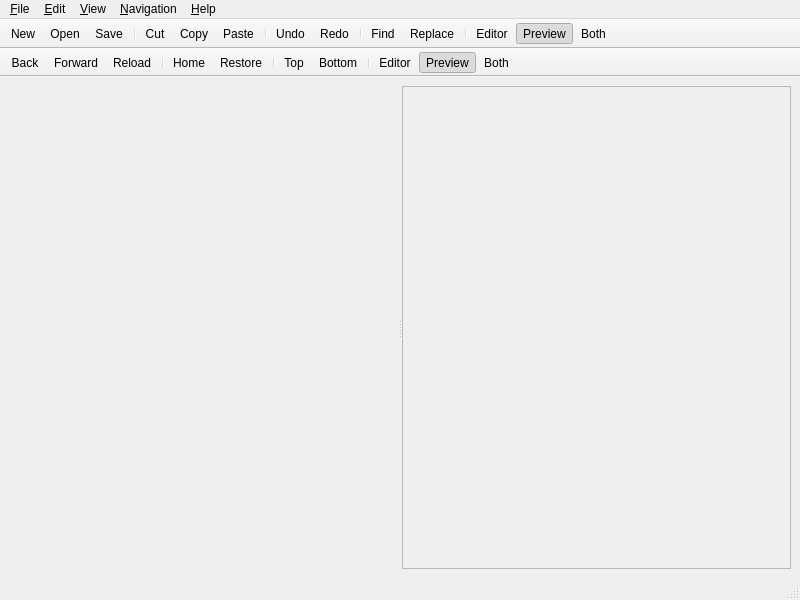
<?xml version="1.0" encoding="UTF-8"?>
<ui version="4.0">
 <class>MainWindow</class>
 <widget class="QMainWindow" name="MainWindow">
  <property name="geometry">
   <rect>
    <x>0</x>
    <y>0</y>
    <width>800</width>
    <height>600</height>
   </rect>
  </property>
  <property name="windowTitle">
   <string>MarkDown Editor</string>
  </property>
  <property name="windowIcon">
   <iconset resource="Images.qrc">
    <normaloff>:/Help/Images/logo.png</normaloff>:/Help/Images/logo.png</iconset>
  </property>
  <widget class="QWidget" name="centralwidget">
   <layout class="QHBoxLayout" name="horizontalLayout">
    <item>
     <widget class="QSplitter" name="splitter">
      <property name="orientation">
       <enum>Qt::Horizontal</enum>
      </property>
      <widget class="MyWebEngineView" name="webEngineView" native="true">
       <property name="contextMenuPolicy">
        <enum>Qt::NoContextMenu</enum>
       </property>
      </widget>
      <widget class="MysciScintilla" name="sciScintilla">
       <property name="frameShape">
        <enum>QFrame::StyledPanel</enum>
       </property>
       <property name="frameShadow">
        <enum>QFrame::Raised</enum>
       </property>
      </widget>
     </widget>
    </item>
   </layout>
  </widget>
  <widget class="QMenuBar" name="menubar">
   <property name="geometry">
    <rect>
     <x>0</x>
     <y>0</y>
     <width>800</width>
     <height>23</height>
    </rect>
   </property>
   <widget class="QMenu" name="menu_File">
    <property name="title">
     <string>&amp;File</string>
    </property>
    <widget class="QMenu" name="menu_File_Attribute">
     <property name="title">
      <string>F&amp;ile Attribute</string>
     </property>
     <widget class="QMenu" name="menu_Line_Separators">
      <property name="title">
       <string>&amp;Line Separators</string>
      </property>
      <addaction name="action_CRLF_Windows"/>
      <addaction name="action_LF_Unix"/>
      <addaction name="action_CR_MacOS"/>
     </widget>
     <addaction name="action_Encoding"/>
     <addaction name="action_Read_Only"/>
     <addaction name="menu_Line_Separators"/>
    </widget>
    <addaction name="action_New"/>
    <addaction name="action_Open"/>
    <addaction name="action_Open_Folder"/>
    <addaction name="separator"/>
    <addaction name="action_Save"/>
    <addaction name="action_Save_As"/>
    <addaction name="action_Rename"/>
    <addaction name="separator"/>
    <addaction name="action_Reload"/>
    <addaction name="action_Close"/>
    <addaction name="separator"/>
    <addaction name="action_Setting"/>
    <addaction name="menu_File_Attribute"/>
    <addaction name="separator"/>
    <addaction name="action_Exit"/>
   </widget>
   <widget class="QMenu" name="menu_Edit">
    <property name="title">
     <string>&amp;Edit</string>
    </property>
    <addaction name="action_Undo"/>
    <addaction name="action_Redo"/>
    <addaction name="separator"/>
    <addaction name="action_Cut"/>
    <addaction name="action_Copy"/>
    <addaction name="action_Paste"/>
    <addaction name="action_Delete"/>
    <addaction name="action_Select_All"/>
    <addaction name="separator"/>
    <addaction name="action_Find"/>
    <addaction name="action_Replace"/>
    <addaction name="action_Goto"/>
    <addaction name="separator"/>
    <addaction name="action_Always_On_Top"/>
    <addaction name="action_Word_Wrap"/>
   </widget>
   <widget class="QMenu" name="menu_View">
    <property name="title">
     <string>&amp;View</string>
    </property>
    <addaction name="action_Editor"/>
    <addaction name="action_Preview"/>
    <addaction name="action_Both"/>
   </widget>
   <widget class="QMenu" name="menu_Help">
    <property name="title">
     <string>&amp;Help</string>
    </property>
    <widget class="QMenu" name="menu_Language">
     <property name="title">
      <string>&amp;Language</string>
     </property>
     <addaction name="action_Chinese"/>
     <addaction name="action_English"/>
    </widget>
    <addaction name="action_Help"/>
    <addaction name="menu_Language"/>
    <addaction name="separator"/>
    <addaction name="action_About"/>
    <addaction name="action_About_MarkDown"/>
   </widget>
   <widget class="QMenu" name="menu_Navigation">
    <property name="title">
     <string>&amp;Navigation</string>
    </property>
    <addaction name="action_Back"/>
    <addaction name="action_Forward"/>
    <addaction name="action_Reload_MarkDown"/>
    <addaction name="separator"/>
    <addaction name="action_Home"/>
    <addaction name="action_Restore"/>
    <addaction name="separator"/>
    <addaction name="action_Top"/>
    <addaction name="action_Bottom"/>
   </widget>
   <addaction name="menu_File"/>
   <addaction name="menu_Edit"/>
   <addaction name="menu_View"/>
   <addaction name="menu_Navigation"/>
   <addaction name="menu_Help"/>
  </widget>
  <widget class="QStatusBar" name="statusbar"/>
  <widget class="QToolBar" name="toolBar_Editor">
   <property name="windowTitle">
    <string>toolBar_Editor</string>
   </property>
   <property name="movable">
    <bool>false</bool>
   </property>
   <attribute name="toolBarArea">
    <enum>TopToolBarArea</enum>
   </attribute>
   <attribute name="toolBarBreak">
    <bool>false</bool>
   </attribute>
   <addaction name="action_New"/>
   <addaction name="action_Open"/>
   <addaction name="action_Save"/>
   <addaction name="separator"/>
   <addaction name="action_Cut"/>
   <addaction name="action_Copy"/>
   <addaction name="action_Paste"/>
   <addaction name="separator"/>
   <addaction name="action_Undo"/>
   <addaction name="action_Redo"/>
   <addaction name="separator"/>
   <addaction name="action_Find"/>
   <addaction name="action_Replace"/>
   <addaction name="separator"/>
   <addaction name="action_Editor"/>
   <addaction name="action_Preview"/>
   <addaction name="action_Both"/>
  </widget>
  <widget class="QToolBar" name="toolBar_Preview">
   <property name="windowTitle">
    <string>toolBar_Preview</string>
   </property>
   <property name="movable">
    <bool>false</bool>
   </property>
   <attribute name="toolBarArea">
    <enum>TopToolBarArea</enum>
   </attribute>
   <attribute name="toolBarBreak">
    <bool>true</bool>
   </attribute>
   <addaction name="action_Back"/>
   <addaction name="action_Forward"/>
   <addaction name="action_Reload_MarkDown"/>
   <addaction name="separator"/>
   <addaction name="action_Home"/>
   <addaction name="action_Restore"/>
   <addaction name="separator"/>
   <addaction name="action_Top"/>
   <addaction name="action_Bottom"/>
   <addaction name="separator"/>
   <addaction name="action_Editor"/>
   <addaction name="action_Preview"/>
   <addaction name="action_Both"/>
  </widget>
  <action name="action_Open">
   <property name="icon">
    <iconset resource="Images.qrc">
     <normaloff>:/File/Images/fileopen.png</normaloff>:/File/Images/fileopen.png</iconset>
   </property>
   <property name="text">
    <string>&amp;Open...</string>
   </property>
   <property name="statusTip">
    <string>Open a Markdown file</string>
   </property>
   <property name="shortcut">
    <string>Ctrl+O</string>
   </property>
  </action>
  <action name="action_New">
   <property name="icon">
    <iconset resource="Images.qrc">
     <normaloff>:/File/Images/filenew.png</normaloff>:/File/Images/filenew.png</iconset>
   </property>
   <property name="text">
    <string>&amp;New...</string>
   </property>
   <property name="statusTip">
    <string>New a Markdown file</string>
   </property>
   <property name="shortcut">
    <string>Ctrl+N</string>
   </property>
  </action>
  <action name="action_Save">
   <property name="icon">
    <iconset resource="Images.qrc">
     <normaloff>:/File/Images/filesave.png</normaloff>:/File/Images/filesave.png</iconset>
   </property>
   <property name="text">
    <string>&amp;Save</string>
   </property>
   <property name="statusTip">
    <string>Save the Markdown file</string>
   </property>
   <property name="shortcut">
    <string>Ctrl+S</string>
   </property>
  </action>
  <action name="action_Save_As">
   <property name="text">
    <string>Save &amp;As...</string>
   </property>
   <property name="statusTip">
    <string>Save the Markdown file as...</string>
   </property>
  </action>
  <action name="action_Exit">
   <property name="text">
    <string>E&amp;xit</string>
   </property>
   <property name="statusTip">
    <string>Exit the application</string>
   </property>
  </action>
  <action name="action_Close">
   <property name="text">
    <string>&amp;Close</string>
   </property>
   <property name="statusTip">
    <string>Close the Markdown file</string>
   </property>
   <property name="shortcut">
    <string>Ctrl+W</string>
   </property>
  </action>
  <action name="action_Rename">
   <property name="text">
    <string>&amp;Rename...</string>
   </property>
   <property name="statusTip">
    <string>Rename the Markdown file</string>
   </property>
  </action>
  <action name="action_Reload">
   <property name="icon">
    <iconset resource="Images.qrc">
     <normaloff>:/File/Images/filereload.png</normaloff>:/File/Images/filereload.png</iconset>
   </property>
   <property name="text">
    <string>R&amp;eload</string>
   </property>
   <property name="statusTip">
    <string>Reload the file from the hard disk</string>
   </property>
   <property name="shortcut">
    <string>Ctrl+Alt+R</string>
   </property>
  </action>
  <action name="action_Setting">
   <property name="icon">
    <iconset resource="Images.qrc">
     <normaloff>:/File/Images/filesetting.png</normaloff>:/File/Images/filesetting.png</iconset>
   </property>
   <property name="text">
    <string>Se&amp;tting...</string>
   </property>
   <property name="statusTip">
    <string>Configure the application</string>
   </property>
   <property name="shortcut">
    <string>Ctrl+Alt+S</string>
   </property>
  </action>
  <action name="action_Encoding">
   <property name="text">
    <string>&amp;Encoding</string>
   </property>
   <property name="statusTip">
    <string>Set the file encoding</string>
   </property>
  </action>
  <action name="action_Read_Only">
   <property name="checkable">
    <bool>true</bool>
   </property>
   <property name="text">
    <string>&amp;Read Only</string>
   </property>
   <property name="statusTip">
    <string>Set the file's read-only property</string>
   </property>
  </action>
  <action name="action_Undo">
   <property name="icon">
    <iconset resource="Images.qrc">
     <normaloff>:/Edit/Images/editundo.png</normaloff>:/Edit/Images/editundo.png</iconset>
   </property>
   <property name="text">
    <string>&amp;Undo</string>
   </property>
   <property name="statusTip">
    <string>Undo the last action</string>
   </property>
   <property name="shortcut">
    <string>Ctrl+Z</string>
   </property>
  </action>
  <action name="action_Redo">
   <property name="icon">
    <iconset resource="Images.qrc">
     <normaloff>:/Edit/Images/editredo.png</normaloff>:/Edit/Images/editredo.png</iconset>
   </property>
   <property name="text">
    <string>&amp;Redo</string>
   </property>
   <property name="statusTip">
    <string>Redo the last undo action</string>
   </property>
   <property name="shortcut">
    <string>Ctrl+Y</string>
   </property>
  </action>
  <action name="action_Cut">
   <property name="icon">
    <iconset resource="Images.qrc">
     <normaloff>:/Edit/Images/editcut.png</normaloff>:/Edit/Images/editcut.png</iconset>
   </property>
   <property name="text">
    <string>Cu&amp;t</string>
   </property>
   <property name="statusTip">
    <string>Cut to the clipboard</string>
   </property>
   <property name="shortcut">
    <string>Ctrl+X</string>
   </property>
  </action>
  <action name="action_Copy">
   <property name="icon">
    <iconset resource="Images.qrc">
     <normaloff>:/Edit/Images/editcopy.png</normaloff>:/Edit/Images/editcopy.png</iconset>
   </property>
   <property name="text">
    <string>&amp;Copy</string>
   </property>
   <property name="statusTip">
    <string>Copy to the clipboard</string>
   </property>
   <property name="shortcut">
    <string>Ctrl+C</string>
   </property>
  </action>
  <action name="action_Paste">
   <property name="icon">
    <iconset resource="Images.qrc">
     <normaloff>:/Edit/Images/editpaste.png</normaloff>:/Edit/Images/editpaste.png</iconset>
   </property>
   <property name="text">
    <string>&amp;Paste</string>
   </property>
   <property name="statusTip">
    <string>Paste from the clipboard</string>
   </property>
   <property name="shortcut">
    <string>Ctrl+V</string>
   </property>
  </action>
  <action name="action_Delete">
   <property name="text">
    <string>&amp;Delete</string>
   </property>
   <property name="statusTip">
    <string>Delete the selected entry</string>
   </property>
   <property name="shortcut">
    <string>Del</string>
   </property>
  </action>
  <action name="action_Select_All">
   <property name="text">
    <string>Select &amp;All</string>
   </property>
   <property name="statusTip">
    <string>Select all</string>
   </property>
   <property name="shortcut">
    <string>Ctrl+A</string>
   </property>
  </action>
  <action name="action_Open_Folder">
   <property name="text">
    <string>Open &amp;Folder</string>
   </property>
   <property name="statusTip">
    <string>Open containing folder</string>
   </property>
  </action>
  <action name="action_CRLF_Windows">
   <property name="text">
    <string>CRLF-&amp;Windows(\r\n)</string>
   </property>
   <property name="statusTip">
    <string>Convert the file format to Windows style</string>
   </property>
  </action>
  <action name="action_LF_Unix">
   <property name="text">
    <string>LF-&amp;Unix(\n)</string>
   </property>
   <property name="statusTip">
    <string>Convert the file format to UNIX(MacOS) style</string>
   </property>
  </action>
  <action name="action_CR_MacOS">
   <property name="text">
    <string>CR-&amp;MacOS(\r)</string>
   </property>
   <property name="statusTip">
    <string>Convert the file format to classic MacOS style</string>
   </property>
  </action>
  <action name="action_Find">
   <property name="icon">
    <iconset resource="Images.qrc">
     <normaloff>:/Edit/Images/editfind.png</normaloff>:/Edit/Images/editfind.png</iconset>
   </property>
   <property name="text">
    <string>&amp;Find...</string>
   </property>
   <property name="statusTip">
    <string>Look for a string in the active editor</string>
   </property>
   <property name="shortcut">
    <string>Ctrl+F</string>
   </property>
  </action>
  <action name="action_Replace">
   <property name="icon">
    <iconset resource="Images.qrc">
     <normaloff>:/Edit/Images/editreplace.png</normaloff>:/Edit/Images/editreplace.png</iconset>
   </property>
   <property name="text">
    <string>R&amp;eplace...</string>
   </property>
   <property name="statusTip">
    <string>Replace the string in the active editor with another string</string>
   </property>
   <property name="shortcut">
    <string>Ctrl+R</string>
   </property>
  </action>
  <action name="action_Goto">
   <property name="text">
    <string>&amp;Goto...</string>
   </property>
   <property name="statusTip">
    <string>Go to the specified row</string>
   </property>
   <property name="shortcut">
    <string>Ctrl+G</string>
   </property>
  </action>
  <action name="action_Editor">
   <property name="checkable">
    <bool>true</bool>
   </property>
   <property name="icon">
    <iconset resource="Images.qrc">
     <normaloff>:/View/Images/vieweditor.png</normaloff>:/View/Images/vieweditor.png</iconset>
   </property>
   <property name="text">
    <string>&amp;Editor</string>
   </property>
   <property name="statusTip">
    <string>Display the editor only</string>
   </property>
  </action>
  <action name="action_Preview">
   <property name="checkable">
    <bool>true</bool>
   </property>
   <property name="checked">
    <bool>true</bool>
   </property>
   <property name="icon">
    <iconset resource="Images.qrc">
     <normaloff>:/View/Images/viewpreview.png</normaloff>:/View/Images/viewpreview.png</iconset>
   </property>
   <property name="text">
    <string>&amp;Preview</string>
   </property>
   <property name="statusTip">
    <string>Display the preview only</string>
   </property>
  </action>
  <action name="action_Both">
   <property name="checkable">
    <bool>true</bool>
   </property>
   <property name="icon">
    <iconset resource="Images.qrc">
     <normaloff>:/View/Images/viewboth.png</normaloff>:/View/Images/viewboth.png</iconset>
   </property>
   <property name="text">
    <string>&amp;Both</string>
   </property>
   <property name="statusTip">
    <string>Display the editor and preview</string>
   </property>
  </action>
  <action name="action_Help">
   <property name="icon">
    <iconset resource="Images.qrc">
     <normaloff>:/Help/Images/help.png</normaloff>:/Help/Images/help.png</iconset>
   </property>
   <property name="text">
    <string>&amp;Help</string>
   </property>
   <property name="statusTip">
    <string>Show the help content</string>
   </property>
   <property name="shortcut">
    <string>Ctrl+H</string>
   </property>
  </action>
  <action name="action_About">
   <property name="text">
    <string>&amp;About</string>
   </property>
   <property name="statusTip">
    <string>Show information about MarkDown Editor</string>
   </property>
  </action>
  <action name="action_Chinese">
   <property name="text">
    <string>&amp;Chinese</string>
   </property>
   <property name="statusTip">
    <string>Change the interface language to Chinese</string>
   </property>
  </action>
  <action name="action_English">
   <property name="text">
    <string>&amp;English</string>
   </property>
   <property name="statusTip">
    <string>Change the interface language to English</string>
   </property>
  </action>
  <action name="action_Always_On_Top">
   <property name="checkable">
    <bool>true</bool>
   </property>
   <property name="text">
    <string>Always On T&amp;op</string>
   </property>
   <property name="statusTip">
    <string>Keep the application always on top</string>
   </property>
  </action>
  <action name="action_Word_Wrap">
   <property name="checkable">
    <bool>true</bool>
   </property>
   <property name="text">
    <string>&amp;Word Wrap</string>
   </property>
   <property name="statusTip">
    <string>Wrap the file automatically</string>
   </property>
  </action>
  <action name="action_About_MarkDown">
   <property name="text">
    <string>About &amp;MarkDown</string>
   </property>
   <property name="statusTip">
    <string>Show information about MarkDown</string>
   </property>
  </action>
  <action name="action_Back">
   <property name="icon">
    <iconset resource="Images.qrc">
     <normaloff>:/Navigation/Images/naviback.png</normaloff>:/Navigation/Images/naviback.png</iconset>
   </property>
   <property name="text">
    <string>&amp;Back</string>
   </property>
   <property name="statusTip">
    <string>Back to the previous tab</string>
   </property>
   <property name="shortcut">
    <string>Ctrl+Alt+Left</string>
   </property>
  </action>
  <action name="action_Forward">
   <property name="icon">
    <iconset resource="Images.qrc">
     <normaloff>:/Navigation/Images/naviforward.png</normaloff>:/Navigation/Images/naviforward.png</iconset>
   </property>
   <property name="text">
    <string>&amp;Forward</string>
   </property>
   <property name="statusTip">
    <string>Advance to the next tab</string>
   </property>
   <property name="shortcut">
    <string>Ctrl+Alt+Right</string>
   </property>
  </action>
  <action name="action_Reload_MarkDown">
   <property name="icon">
    <iconset resource="Images.qrc">
     <normaloff>:/Navigation/Images/navireload.png</normaloff>:/Navigation/Images/navireload.png</iconset>
   </property>
   <property name="text">
    <string comment="Reload MarkDown">R&amp;eload</string>
   </property>
   <property name="statusTip">
    <string>Reload the current tab</string>
   </property>
   <property name="shortcut">
    <string>Ctrl+Alt+Y</string>
   </property>
  </action>
  <action name="action_Home">
   <property name="icon">
    <iconset resource="Images.qrc">
     <normaloff>:/Navigation/Images/navihome.png</normaloff>:/Navigation/Images/navihome.png</iconset>
   </property>
   <property name="text">
    <string>&amp;Home</string>
   </property>
   <property name="statusTip">
    <string>Back to the home page</string>
   </property>
   <property name="shortcut">
    <string>Home</string>
   </property>
  </action>
  <action name="action_Restore">
   <property name="icon">
    <iconset resource="Images.qrc">
     <normaloff>:/Navigation/Images/navirestore.png</normaloff>:/Navigation/Images/navirestore.png</iconset>
   </property>
   <property name="text">
    <string>&amp;Restore</string>
   </property>
   <property name="statusTip">
    <string>Restore to the previous tab</string>
   </property>
   <property name="shortcut">
    <string>Ctrl+Alt+Home</string>
   </property>
  </action>
  <action name="action_Top">
   <property name="icon">
    <iconset resource="Images.qrc">
     <normaloff>:/Navigation/Images/navitop.png</normaloff>:/Navigation/Images/navitop.png</iconset>
   </property>
   <property name="text">
    <string>&amp;Top</string>
   </property>
   <property name="statusTip">
    <string>Back to the top of page</string>
   </property>
   <property name="shortcut">
    <string>Ctrl+Alt+Up</string>
   </property>
  </action>
  <action name="action_Bottom">
   <property name="icon">
    <iconset resource="Images.qrc">
     <normaloff>:/Navigation/Images/navibottom.png</normaloff>:/Navigation/Images/navibottom.png</iconset>
   </property>
   <property name="text">
    <string>B&amp;ottom</string>
   </property>
   <property name="statusTip">
    <string>Go to the bottom of page</string>
   </property>
   <property name="shortcut">
    <string>Ctrl+Alt+Down</string>
   </property>
  </action>
 </widget>
 <customwidgets>
  <customwidget>
   <class>MysciScintilla</class>
   <extends>QFrame</extends>
   <header>Classes.h</header>
   <container>1</container>
  </customwidget>
  <customwidget>
   <class>MyWebEngineView</class>
   <extends>QWidget</extends>
   <header>Classes.h</header>
   <container>1</container>
  </customwidget>
 </customwidgets>
 <resources>
  <include location="Images.qrc"/>
  <include location="Resources.qrc"/>
 </resources>
 <connections>
  <connection>
   <sender>menubar</sender>
   <signal>triggered(QAction*)</signal>
   <receiver>MainWindow</receiver>
   <slot>menubarTriggered(QAction*)</slot>
   <hints>
    <hint type="sourcelabel">
     <x>53</x>
     <y>15</y>
    </hint>
    <hint type="destinationlabel">
     <x>54</x>
     <y>38</y>
    </hint>
   </hints>
  </connection>
 </connections>
 <slots>
  <slot>menubarTriggered(QAction*)</slot>
  <slot>toolbarTriggered(QAction*)</slot>
 </slots>
</ui>
